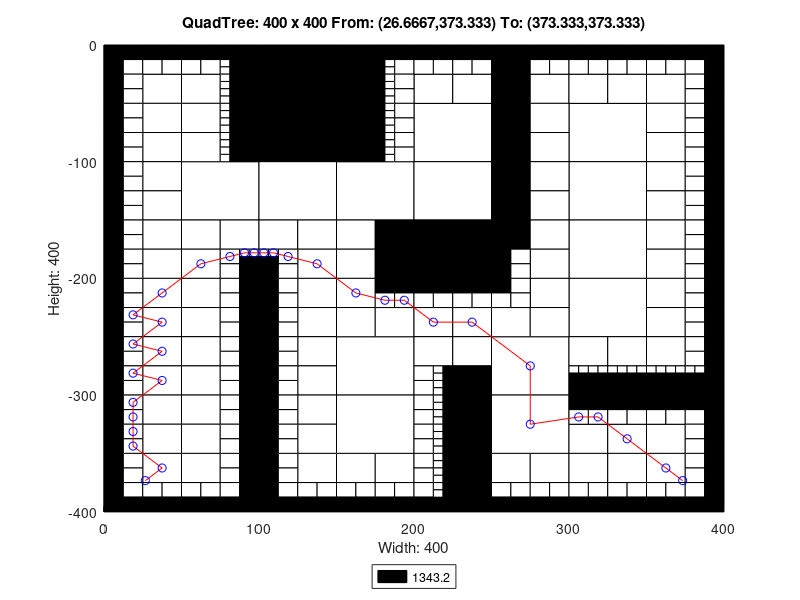

MATLAB code for this plot:
axis([0 400 -400 0]);
title('QuadTree: 400 x 400 From: (26.6667,373.333) To: (373.333,373.333)');
xlabel('Width: 400');
ylabel('Height: 400');
rectangle('Position',[100 -50 50 50], 'FaceColor',[0 0 0]);
rectangle('Position',[100 -100 50 50], 'FaceColor',[0 0 0]);
rectangle('Position',[50 -150 50 50], 'FaceColor',[1 1 1]);
rectangle('Position',[100 -150 50 50], 'FaceColor',[1 1 1]);
rectangle('Position',[150 -150 50 50], 'FaceColor',[1 1 1]);
rectangle('Position',[200 -100 50 50], 'FaceColor',[1 1 1]);
rectangle('Position',[300 -100 50 50], 'FaceColor',[1 1 1]);
rectangle('Position',[200 -150 50 50], 'FaceColor',[1 1 1]);
rectangle('Position',[200 -200 50 50], 'FaceColor',[0 0 0]);
rectangle('Position',[300 -150 50 50], 'FaceColor',[1 1 1]);
rectangle('Position',[300 -200 50 50], 'FaceColor',[1 1 1]);
rectangle('Position',[150 -300 50 50], 'FaceColor',[1 1 1]);
rectangle('Position',[150 -350 50 50], 'FaceColor',[1 1 1]);
rectangle('Position',[250 -300 50 50], 'FaceColor',[1 1 1]);
rectangle('Position',[300 -250 50 50], 'FaceColor',[1 1 1]);
rectangle('Position',[250 -350 50 50], 'FaceColor',[1 1 1]);
rectangle('Position',[25 -50 25 25], 'FaceColor',[1 1 1]);
rectangle('Position',[50 -50 25 25], 'FaceColor',[1 1 1]);
rectangle('Position',[25 -75 25 25], 'FaceColor',[1 1 1]);
rectangle('Position',[25 -100 25 25], 'FaceColor',[1 1 1]);
rectangle('Position',[50 -75 25 25], 'FaceColor',[1 1 1]);
rectangle('Position',[50 -100 25 25], 'FaceColor',[1 1 1]);
rectangle('Position',[150 -25 25 25], 'FaceColor',[0 0 0]);
rectangle('Position',[150 -50 25 25], 'FaceColor',[0 0 0]);
rectangle('Position',[150 -75 25 25], 'FaceColor',[0 0 0]);
rectangle('Position',[150 -100 25 25], 'FaceColor',[0 0 0]);
rectangle('Position',[25 -125 25 25], 'FaceColor',[1 1 1]);
rectangle('Position',[25 -150 25 25], 'FaceColor',[1 1 1]);
rectangle('Position',[25 -175 25 25], 'FaceColor',[1 1 1]);
rectangle('Position',[25 -200 25 25], 'FaceColor',[1 1 1]);
rectangle('Position',[50 -175 25 25], 'FaceColor',[1 1 1]);
rectangle('Position',[75 -175 25 25], 'FaceColor',[1 1 1]);
rectangle('Position',[50 -200 25 25], 'FaceColor',[1 1 1]);
rectangle('Position',[100 -175 25 25], 'FaceColor',[1 1 1]);
rectangle('Position',[125 -175 25 25], 'FaceColor',[1 1 1]);
rectangle('Position',[125 -200 25 25], 'FaceColor',[1 1 1]);
rectangle('Position',[150 -175 25 25], 'FaceColor',[1 1 1]);
rectangle('Position',[175 -175 25 25], 'FaceColor',[0 0 0]);
rectangle('Position',[150 -200 25 25], 'FaceColor',[1 1 1]);
rectangle('Position',[175 -200 25 25], 'FaceColor',[0 0 0]);
rectangle('Position',[200 -50 25 25], 'FaceColor',[1 1 1]);
rectangle('Position',[225 -50 25 25], 'FaceColor',[1 1 1]);
rectangle('Position',[250 -25 25 25], 'FaceColor',[0 0 0]);
rectangle('Position',[250 -50 25 25], 'FaceColor',[0 0 0]);
rectangle('Position',[275 -50 25 25], 'FaceColor',[1 1 1]);
rectangle('Position',[250 -75 25 25], 'FaceColor',[0 0 0]);
rectangle('Position',[275 -75 25 25], 'FaceColor',[1 1 1]);
rectangle('Position',[250 -100 25 25], 'FaceColor',[0 0 0]);
rectangle('Position',[275 -100 25 25], 'FaceColor',[1 1 1]);
rectangle('Position',[300 -50 25 25], 'FaceColor',[1 1 1]);
rectangle('Position',[325 -50 25 25], 'FaceColor',[1 1 1]);
rectangle('Position',[350 -50 25 25], 'FaceColor',[1 1 1]);
rectangle('Position',[350 -75 25 25], 'FaceColor',[1 1 1]);
rectangle('Position',[350 -100 25 25], 'FaceColor',[1 1 1]);
rectangle('Position',[250 -125 25 25], 'FaceColor',[0 0 0]);
rectangle('Position',[275 -125 25 25], 'FaceColor',[1 1 1]);
rectangle('Position',[250 -150 25 25], 'FaceColor',[0 0 0]);
rectangle('Position',[275 -150 25 25], 'FaceColor',[1 1 1]);
rectangle('Position',[250 -175 25 25], 'FaceColor',[0 0 0]);
rectangle('Position',[275 -175 25 25], 'FaceColor',[1 1 1]);
rectangle('Position',[275 -200 25 25], 'FaceColor',[1 1 1]);
rectangle('Position',[350 -125 25 25], 'FaceColor',[1 1 1]);
rectangle('Position',[350 -150 25 25], 'FaceColor',[1 1 1]);
rectangle('Position',[350 -175 25 25], 'FaceColor',[1 1 1]);
rectangle('Position',[350 -200 25 25], 'FaceColor',[1 1 1]);
rectangle('Position',[25 -225 25 25], 'FaceColor',[1 1 1]);
rectangle('Position',[25 -250 25 25], 'FaceColor',[1 1 1]);
rectangle('Position',[50 -225 25 25], 'FaceColor',[1 1 1]);
rectangle('Position',[50 -250 25 25], 'FaceColor',[1 1 1]);
rectangle('Position',[25 -275 25 25], 'FaceColor',[1 1 1]);
rectangle('Position',[25 -300 25 25], 'FaceColor',[1 1 1]);
rectangle('Position',[50 -275 25 25], 'FaceColor',[1 1 1]);
rectangle('Position',[50 -300 25 25], 'FaceColor',[1 1 1]);
rectangle('Position',[125 -225 25 25], 'FaceColor',[1 1 1]);
rectangle('Position',[125 -250 25 25], 'FaceColor',[1 1 1]);
rectangle('Position',[150 -225 25 25], 'FaceColor',[1 1 1]);
rectangle('Position',[150 -250 25 25], 'FaceColor',[1 1 1]);
rectangle('Position',[175 -250 25 25], 'FaceColor',[1 1 1]);
rectangle('Position',[125 -275 25 25], 'FaceColor',[1 1 1]);
rectangle('Position',[125 -300 25 25], 'FaceColor',[1 1 1]);
rectangle('Position',[25 -325 25 25], 'FaceColor',[1 1 1]);
rectangle('Position',[25 -350 25 25], 'FaceColor',[1 1 1]);
rectangle('Position',[50 -325 25 25], 'FaceColor',[1 1 1]);
rectangle('Position',[50 -350 25 25], 'FaceColor',[1 1 1]);
rectangle('Position',[25 -375 25 25], 'FaceColor',[1 1 1]);
rectangle('Position',[50 -375 25 25], 'FaceColor',[1 1 1]);
rectangle('Position',[125 -325 25 25], 'FaceColor',[1 1 1]);
rectangle('Position',[125 -350 25 25], 'FaceColor',[1 1 1]);
rectangle('Position',[125 -375 25 25], 'FaceColor',[1 1 1]);
rectangle('Position',[150 -375 25 25], 'FaceColor',[1 1 1]);
rectangle('Position',[175 -375 25 25], 'FaceColor',[1 1 1]);
rectangle('Position',[200 -250 25 25], 'FaceColor',[1 1 1]);
rectangle('Position',[225 -250 25 25], 'FaceColor',[1 1 1]);
rectangle('Position',[275 -225 25 25], 'FaceColor',[1 1 1]);
rectangle('Position',[250 -250 25 25], 'FaceColor',[1 1 1]);
rectangle('Position',[275 -250 25 25], 'FaceColor',[1 1 1]);
rectangle('Position',[200 -275 25 25], 'FaceColor',[1 1 1]);
rectangle('Position',[225 -275 25 25], 'FaceColor',[1 1 1]);
rectangle('Position',[225 -300 25 25], 'FaceColor',[0 0 0]);
rectangle('Position',[350 -225 25 25], 'FaceColor',[1 1 1]);
rectangle('Position',[350 -250 25 25], 'FaceColor',[1 1 1]);
rectangle('Position',[300 -275 25 25], 'FaceColor',[1 1 1]);
rectangle('Position',[325 -275 25 25], 'FaceColor',[1 1 1]);
rectangle('Position',[350 -275 25 25], 'FaceColor',[1 1 1]);
rectangle('Position',[225 -325 25 25], 'FaceColor',[0 0 0]);
rectangle('Position',[225 -350 25 25], 'FaceColor',[0 0 0]);
rectangle('Position',[225 -375 25 25], 'FaceColor',[0 0 0]);
rectangle('Position',[225 -400 25 25], 'FaceColor',[0 0 0]);
rectangle('Position',[250 -375 25 25], 'FaceColor',[1 1 1]);
rectangle('Position',[275 -375 25 25], 'FaceColor',[1 1 1]);
rectangle('Position',[300 -350 25 25], 'FaceColor',[1 1 1]);
rectangle('Position',[325 -350 25 25], 'FaceColor',[1 1 1]);
rectangle('Position',[350 -350 25 25], 'FaceColor',[1 1 1]);
rectangle('Position',[300 -375 25 25], 'FaceColor',[1 1 1]);
rectangle('Position',[325 -375 25 25], 'FaceColor',[1 1 1]);
rectangle('Position',[350 -375 25 25], 'FaceColor',[1 1 1]);
rectangle('Position',[0 -12.5 12.5 12.5], 'FaceColor',[0 0 0]);
rectangle('Position',[12.5 -12.5 12.5 12.5], 'FaceColor',[0 0 0]);
rectangle('Position',[0 -25 12.5 12.5], 'FaceColor',[0 0 0]);
rectangle('Position',[12.5 -25 12.5 12.5], 'FaceColor',[1 1 1]);
rectangle('Position',[25 -12.5 12.5 12.5], 'FaceColor',[0 0 0]);
rectangle('Position',[37.5 -12.5 12.5 12.5], 'FaceColor',[0 0 0]);
rectangle('Position',[25 -25 12.5 12.5], 'FaceColor',[1 1 1]);
rectangle('Position',[37.5 -25 12.5 12.5], 'FaceColor',[1 1 1]);
rectangle('Position',[0 -37.5 12.5 12.5], 'FaceColor',[0 0 0]);
rectangle('Position',[12.5 -37.5 12.5 12.5], 'FaceColor',[1 1 1]);
rectangle('Position',[0 -50 12.5 12.5], 'FaceColor',[0 0 0]);
rectangle('Position',[12.5 -50 12.5 12.5], 'FaceColor',[1 1 1]);
rectangle('Position',[50 -12.5 12.5 12.5], 'FaceColor',[0 0 0]);
rectangle('Position',[62.5 -12.5 12.5 12.5], 'FaceColor',[0 0 0]);
rectangle('Position',[50 -25 12.5 12.5], 'FaceColor',[1 1 1]);
rectangle('Position',[62.5 -25 12.5 12.5], 'FaceColor',[1 1 1]);
rectangle('Position',[75 -12.5 12.5 12.5], 'FaceColor',[0 0 0]);
rectangle('Position',[87.5 -12.5 12.5 12.5], 'FaceColor',[0 0 0]);
rectangle('Position',[87.5 -25 12.5 12.5], 'FaceColor',[0 0 0]);
rectangle('Position',[87.5 -37.5 12.5 12.5], 'FaceColor',[0 0 0]);
rectangle('Position',[87.5 -50 12.5 12.5], 'FaceColor',[0 0 0]);
rectangle('Position',[0 -62.5 12.5 12.5], 'FaceColor',[0 0 0]);
rectangle('Position',[12.5 -62.5 12.5 12.5], 'FaceColor',[1 1 1]);
rectangle('Position',[0 -75 12.5 12.5], 'FaceColor',[0 0 0]);
rectangle('Position',[12.5 -75 12.5 12.5], 'FaceColor',[1 1 1]);
rectangle('Position',[0 -87.5 12.5 12.5], 'FaceColor',[0 0 0]);
rectangle('Position',[12.5 -87.5 12.5 12.5], 'FaceColor',[1 1 1]);
rectangle('Position',[0 -100 12.5 12.5], 'FaceColor',[0 0 0]);
rectangle('Position',[12.5 -100 12.5 12.5], 'FaceColor',[1 1 1]);
rectangle('Position',[87.5 -62.5 12.5 12.5], 'FaceColor',[0 0 0]);
rectangle('Position',[87.5 -75 12.5 12.5], 'FaceColor',[0 0 0]);
rectangle('Position',[87.5 -87.5 12.5 12.5], 'FaceColor',[0 0 0]);
rectangle('Position',[87.5 -100 12.5 12.5], 'FaceColor',[0 0 0]);
rectangle('Position',[175 -12.5 12.5 12.5], 'FaceColor',[0 0 0]);
rectangle('Position',[187.5 -12.5 12.5 12.5], 'FaceColor',[0 0 0]);
rectangle('Position',[187.5 -25 12.5 12.5], 'FaceColor',[1 1 1]);
rectangle('Position',[187.5 -37.5 12.5 12.5], 'FaceColor',[1 1 1]);
rectangle('Position',[187.5 -50 12.5 12.5], 'FaceColor',[1 1 1]);
rectangle('Position',[187.5 -62.5 12.5 12.5], 'FaceColor',[1 1 1]);
rectangle('Position',[187.5 -75 12.5 12.5], 'FaceColor',[1 1 1]);
rectangle('Position',[187.5 -87.5 12.5 12.5], 'FaceColor',[1 1 1]);
rectangle('Position',[187.5 -100 12.5 12.5], 'FaceColor',[1 1 1]);
rectangle('Position',[0 -112.5 12.5 12.5], 'FaceColor',[0 0 0]);
rectangle('Position',[12.5 -112.5 12.5 12.5], 'FaceColor',[1 1 1]);
rectangle('Position',[0 -125 12.5 12.5], 'FaceColor',[0 0 0]);
rectangle('Position',[12.5 -125 12.5 12.5], 'FaceColor',[1 1 1]);
rectangle('Position',[0 -137.5 12.5 12.5], 'FaceColor',[0 0 0]);
rectangle('Position',[12.5 -137.5 12.5 12.5], 'FaceColor',[1 1 1]);
rectangle('Position',[0 -150 12.5 12.5], 'FaceColor',[0 0 0]);
rectangle('Position',[12.5 -150 12.5 12.5], 'FaceColor',[1 1 1]);
rectangle('Position',[0 -162.5 12.5 12.5], 'FaceColor',[0 0 0]);
rectangle('Position',[12.5 -162.5 12.5 12.5], 'FaceColor',[1 1 1]);
rectangle('Position',[0 -175 12.5 12.5], 'FaceColor',[0 0 0]);
rectangle('Position',[12.5 -175 12.5 12.5], 'FaceColor',[1 1 1]);
rectangle('Position',[0 -187.5 12.5 12.5], 'FaceColor',[0 0 0]);
rectangle('Position',[12.5 -187.5 12.5 12.5], 'FaceColor',[1 1 1]);
rectangle('Position',[0 -200 12.5 12.5], 'FaceColor',[0 0 0]);
rectangle('Position',[12.5 -200 12.5 12.5], 'FaceColor',[1 1 1]);
rectangle('Position',[75 -187.5 12.5 12.5], 'FaceColor',[1 1 1]);
rectangle('Position',[75 -200 12.5 12.5], 'FaceColor',[1 1 1]);
rectangle('Position',[87.5 -200 12.5 12.5], 'FaceColor',[0 0 0]);
rectangle('Position',[112.5 -187.5 12.5 12.5], 'FaceColor',[1 1 1]);
rectangle('Position',[100 -200 12.5 12.5], 'FaceColor',[0 0 0]);
rectangle('Position',[112.5 -200 12.5 12.5], 'FaceColor',[1 1 1]);
rectangle('Position',[200 -12.5 12.5 12.5], 'FaceColor',[0 0 0]);
rectangle('Position',[212.5 -12.5 12.5 12.5], 'FaceColor',[0 0 0]);
rectangle('Position',[200 -25 12.5 12.5], 'FaceColor',[1 1 1]);
rectangle('Position',[212.5 -25 12.5 12.5], 'FaceColor',[1 1 1]);
rectangle('Position',[225 -12.5 12.5 12.5], 'FaceColor',[0 0 0]);
rectangle('Position',[237.5 -12.5 12.5 12.5], 'FaceColor',[0 0 0]);
rectangle('Position',[225 -25 12.5 12.5], 'FaceColor',[1 1 1]);
rectangle('Position',[237.5 -25 12.5 12.5], 'FaceColor',[1 1 1]);
rectangle('Position',[275 -12.5 12.5 12.5], 'FaceColor',[0 0 0]);
rectangle('Position',[287.5 -12.5 12.5 12.5], 'FaceColor',[0 0 0]);
rectangle('Position',[275 -25 12.5 12.5], 'FaceColor',[1 1 1]);
rectangle('Position',[287.5 -25 12.5 12.5], 'FaceColor',[1 1 1]);
rectangle('Position',[300 -12.5 12.5 12.5], 'FaceColor',[0 0 0]);
rectangle('Position',[312.5 -12.5 12.5 12.5], 'FaceColor',[0 0 0]);
rectangle('Position',[300 -25 12.5 12.5], 'FaceColor',[1 1 1]);
rectangle('Position',[312.5 -25 12.5 12.5], 'FaceColor',[1 1 1]);
rectangle('Position',[325 -12.5 12.5 12.5], 'FaceColor',[0 0 0]);
rectangle('Position',[337.5 -12.5 12.5 12.5], 'FaceColor',[0 0 0]);
rectangle('Position',[325 -25 12.5 12.5], 'FaceColor',[1 1 1]);
rectangle('Position',[337.5 -25 12.5 12.5], 'FaceColor',[1 1 1]);
rectangle('Position',[350 -12.5 12.5 12.5], 'FaceColor',[0 0 0]);
rectangle('Position',[362.5 -12.5 12.5 12.5], 'FaceColor',[0 0 0]);
rectangle('Position',[350 -25 12.5 12.5], 'FaceColor',[1 1 1]);
rectangle('Position',[362.5 -25 12.5 12.5], 'FaceColor',[1 1 1]);
rectangle('Position',[375 -12.5 12.5 12.5], 'FaceColor',[0 0 0]);
rectangle('Position',[387.5 -12.5 12.5 12.5], 'FaceColor',[0 0 0]);
rectangle('Position',[375 -25 12.5 12.5], 'FaceColor',[1 1 1]);
rectangle('Position',[387.5 -25 12.5 12.5], 'FaceColor',[0 0 0]);
rectangle('Position',[375 -37.5 12.5 12.5], 'FaceColor',[1 1 1]);
rectangle('Position',[387.5 -37.5 12.5 12.5], 'FaceColor',[0 0 0]);
rectangle('Position',[375 -50 12.5 12.5], 'FaceColor',[1 1 1]);
rectangle('Position',[387.5 -50 12.5 12.5], 'FaceColor',[0 0 0]);
rectangle('Position',[375 -62.5 12.5 12.5], 'FaceColor',[1 1 1]);
rectangle('Position',[387.5 -62.5 12.5 12.5], 'FaceColor',[0 0 0]);
rectangle('Position',[375 -75 12.5 12.5], 'FaceColor',[1 1 1]);
rectangle('Position',[387.5 -75 12.5 12.5], 'FaceColor',[0 0 0]);
rectangle('Position',[375 -87.5 12.5 12.5], 'FaceColor',[1 1 1]);
rectangle('Position',[387.5 -87.5 12.5 12.5], 'FaceColor',[0 0 0]);
rectangle('Position',[375 -100 12.5 12.5], 'FaceColor',[1 1 1]);
rectangle('Position',[387.5 -100 12.5 12.5], 'FaceColor',[0 0 0]);
rectangle('Position',[250 -187.5 12.5 12.5], 'FaceColor',[0 0 0]);
rectangle('Position',[262.5 -187.5 12.5 12.5], 'FaceColor',[1 1 1]);
rectangle('Position',[250 -200 12.5 12.5], 'FaceColor',[0 0 0]);
rectangle('Position',[262.5 -200 12.5 12.5], 'FaceColor',[1 1 1]);
rectangle('Position',[375 -112.5 12.5 12.5], 'FaceColor',[1 1 1]);
rectangle('Position',[387.5 -112.5 12.5 12.5], 'FaceColor',[0 0 0]);
rectangle('Position',[375 -125 12.5 12.5], 'FaceColor',[1 1 1]);
rectangle('Position',[387.5 -125 12.5 12.5], 'FaceColor',[0 0 0]);
rectangle('Position',[375 -137.5 12.5 12.5], 'FaceColor',[1 1 1]);
rectangle('Position',[387.5 -137.5 12.5 12.5], 'FaceColor',[0 0 0]);
rectangle('Position',[375 -150 12.5 12.5], 'FaceColor',[1 1 1]);
rectangle('Position',[387.5 -150 12.5 12.5], 'FaceColor',[0 0 0]);
rectangle('Position',[375 -162.5 12.5 12.5], 'FaceColor',[1 1 1]);
rectangle('Position',[387.5 -162.5 12.5 12.5], 'FaceColor',[0 0 0]);
rectangle('Position',[375 -175 12.5 12.5], 'FaceColor',[1 1 1]);
rectangle('Position',[387.5 -175 12.5 12.5], 'FaceColor',[0 0 0]);
rectangle('Position',[375 -187.5 12.5 12.5], 'FaceColor',[1 1 1]);
rectangle('Position',[387.5 -187.5 12.5 12.5], 'FaceColor',[0 0 0]);
rectangle('Position',[375 -200 12.5 12.5], 'FaceColor',[1 1 1]);
rectangle('Position',[387.5 -200 12.5 12.5], 'FaceColor',[0 0 0]);
rectangle('Position',[0 -212.5 12.5 12.5], 'FaceColor',[0 0 0]);
rectangle('Position',[12.5 -212.5 12.5 12.5], 'FaceColor',[1 1 1]);
rectangle('Position',[0 -225 12.5 12.5], 'FaceColor',[0 0 0]);
rectangle('Position',[12.5 -225 12.5 12.5], 'FaceColor',[1 1 1]);
rectangle('Position',[0 -237.5 12.5 12.5], 'FaceColor',[0 0 0]);
rectangle('Position',[12.5 -237.5 12.5 12.5], 'FaceColor',[1 1 1]);
rectangle('Position',[0 -250 12.5 12.5], 'FaceColor',[0 0 0]);
rectangle('Position',[12.5 -250 12.5 12.5], 'FaceColor',[1 1 1]);
rectangle('Position',[75 -212.5 12.5 12.5], 'FaceColor',[1 1 1]);
rectangle('Position',[87.5 -212.5 12.5 12.5], 'FaceColor',[0 0 0]);
rectangle('Position',[75 -225 12.5 12.5], 'FaceColor',[1 1 1]);
rectangle('Position',[87.5 -225 12.5 12.5], 'FaceColor',[0 0 0]);
rectangle('Position',[75 -237.5 12.5 12.5], 'FaceColor',[1 1 1]);
rectangle('Position',[87.5 -237.5 12.5 12.5], 'FaceColor',[0 0 0]);
rectangle('Position',[75 -250 12.5 12.5], 'FaceColor',[1 1 1]);
rectangle('Position',[87.5 -250 12.5 12.5], 'FaceColor',[0 0 0]);
rectangle('Position',[0 -262.5 12.5 12.5], 'FaceColor',[0 0 0]);
rectangle('Position',[12.5 -262.5 12.5 12.5], 'FaceColor',[1 1 1]);
rectangle('Position',[0 -275 12.5 12.5], 'FaceColor',[0 0 0]);
rectangle('Position',[12.5 -275 12.5 12.5], 'FaceColor',[1 1 1]);
rectangle('Position',[0 -287.5 12.5 12.5], 'FaceColor',[0 0 0]);
rectangle('Position',[12.5 -287.5 12.5 12.5], 'FaceColor',[1 1 1]);
rectangle('Position',[0 -300 12.5 12.5], 'FaceColor',[0 0 0]);
rectangle('Position',[12.5 -300 12.5 12.5], 'FaceColor',[1 1 1]);
rectangle('Position',[75 -262.5 12.5 12.5], 'FaceColor',[1 1 1]);
rectangle('Position',[87.5 -262.5 12.5 12.5], 'FaceColor',[0 0 0]);
rectangle('Position',[75 -275 12.5 12.5], 'FaceColor',[1 1 1]);
rectangle('Position',[87.5 -275 12.5 12.5], 'FaceColor',[0 0 0]);
rectangle('Position',[75 -287.5 12.5 12.5], 'FaceColor',[1 1 1]);
rectangle('Position',[87.5 -287.5 12.5 12.5], 'FaceColor',[0 0 0]);
rectangle('Position',[75 -300 12.5 12.5], 'FaceColor',[1 1 1]);
rectangle('Position',[87.5 -300 12.5 12.5], 'FaceColor',[0 0 0]);
rectangle('Position',[100 -212.5 12.5 12.5], 'FaceColor',[0 0 0]);
rectangle('Position',[112.5 -212.5 12.5 12.5], 'FaceColor',[1 1 1]);
rectangle('Position',[100 -225 12.5 12.5], 'FaceColor',[0 0 0]);
rectangle('Position',[112.5 -225 12.5 12.5], 'FaceColor',[1 1 1]);
rectangle('Position',[100 -237.5 12.5 12.5], 'FaceColor',[0 0 0]);
rectangle('Position',[112.5 -237.5 12.5 12.5], 'FaceColor',[1 1 1]);
rectangle('Position',[100 -250 12.5 12.5], 'FaceColor',[0 0 0]);
rectangle('Position',[112.5 -250 12.5 12.5], 'FaceColor',[1 1 1]);
rectangle('Position',[175 -212.5 12.5 12.5], 'FaceColor',[0 0 0]);
rectangle('Position',[187.5 -212.5 12.5 12.5], 'FaceColor',[0 0 0]);
rectangle('Position',[175 -225 12.5 12.5], 'FaceColor',[1 1 1]);
rectangle('Position',[187.5 -225 12.5 12.5], 'FaceColor',[1 1 1]);
rectangle('Position',[100 -262.5 12.5 12.5], 'FaceColor',[0 0 0]);
rectangle('Position',[112.5 -262.5 12.5 12.5], 'FaceColor',[1 1 1]);
rectangle('Position',[100 -275 12.5 12.5], 'FaceColor',[0 0 0]);
rectangle('Position',[112.5 -275 12.5 12.5], 'FaceColor',[1 1 1]);
rectangle('Position',[100 -287.5 12.5 12.5], 'FaceColor',[0 0 0]);
rectangle('Position',[112.5 -287.5 12.5 12.5], 'FaceColor',[1 1 1]);
rectangle('Position',[100 -300 12.5 12.5], 'FaceColor',[0 0 0]);
rectangle('Position',[112.5 -300 12.5 12.5], 'FaceColor',[1 1 1]);
rectangle('Position',[0 -312.5 12.5 12.5], 'FaceColor',[0 0 0]);
rectangle('Position',[12.5 -312.5 12.5 12.5], 'FaceColor',[1 1 1]);
rectangle('Position',[0 -325 12.5 12.5], 'FaceColor',[0 0 0]);
rectangle('Position',[12.5 -325 12.5 12.5], 'FaceColor',[1 1 1]);
rectangle('Position',[0 -337.5 12.5 12.5], 'FaceColor',[0 0 0]);
rectangle('Position',[12.5 -337.5 12.5 12.5], 'FaceColor',[1 1 1]);
rectangle('Position',[0 -350 12.5 12.5], 'FaceColor',[0 0 0]);
rectangle('Position',[12.5 -350 12.5 12.5], 'FaceColor',[1 1 1]);
rectangle('Position',[75 -312.5 12.5 12.5], 'FaceColor',[1 1 1]);
rectangle('Position',[87.5 -312.5 12.5 12.5], 'FaceColor',[0 0 0]);
rectangle('Position',[75 -325 12.5 12.5], 'FaceColor',[1 1 1]);
rectangle('Position',[87.5 -325 12.5 12.5], 'FaceColor',[0 0 0]);
rectangle('Position',[75 -337.5 12.5 12.5], 'FaceColor',[1 1 1]);
rectangle('Position',[87.5 -337.5 12.5 12.5], 'FaceColor',[0 0 0]);
rectangle('Position',[75 -350 12.5 12.5], 'FaceColor',[1 1 1]);
rectangle('Position',[87.5 -350 12.5 12.5], 'FaceColor',[0 0 0]);
rectangle('Position',[0 -362.5 12.5 12.5], 'FaceColor',[0 0 0]);
rectangle('Position',[12.5 -362.5 12.5 12.5], 'FaceColor',[1 1 1]);
rectangle('Position',[0 -375 12.5 12.5], 'FaceColor',[0 0 0]);
rectangle('Position',[12.5 -375 12.5 12.5], 'FaceColor',[1 1 1]);
rectangle('Position',[0 -387.5 12.5 12.5], 'FaceColor',[0 0 0]);
rectangle('Position',[12.5 -387.5 12.5 12.5], 'FaceColor',[1 1 1]);
rectangle('Position',[0 -400 12.5 12.5], 'FaceColor',[0 0 0]);
rectangle('Position',[12.5 -400 12.5 12.5], 'FaceColor',[0 0 0]);
rectangle('Position',[25 -387.5 12.5 12.5], 'FaceColor',[1 1 1]);
rectangle('Position',[37.5 -387.5 12.5 12.5], 'FaceColor',[1 1 1]);
rectangle('Position',[25 -400 12.5 12.5], 'FaceColor',[0 0 0]);
rectangle('Position',[37.5 -400 12.5 12.5], 'FaceColor',[0 0 0]);
rectangle('Position',[75 -362.5 12.5 12.5], 'FaceColor',[1 1 1]);
rectangle('Position',[87.5 -362.5 12.5 12.5], 'FaceColor',[0 0 0]);
rectangle('Position',[75 -375 12.5 12.5], 'FaceColor',[1 1 1]);
rectangle('Position',[87.5 -375 12.5 12.5], 'FaceColor',[0 0 0]);
rectangle('Position',[50 -387.5 12.5 12.5], 'FaceColor',[1 1 1]);
rectangle('Position',[62.5 -387.5 12.5 12.5], 'FaceColor',[1 1 1]);
rectangle('Position',[50 -400 12.5 12.5], 'FaceColor',[0 0 0]);
rectangle('Position',[62.5 -400 12.5 12.5], 'FaceColor',[0 0 0]);
rectangle('Position',[75 -387.5 12.5 12.5], 'FaceColor',[1 1 1]);
rectangle('Position',[87.5 -387.5 12.5 12.5], 'FaceColor',[0 0 0]);
rectangle('Position',[75 -400 12.5 12.5], 'FaceColor',[0 0 0]);
rectangle('Position',[87.5 -400 12.5 12.5], 'FaceColor',[0 0 0]);
rectangle('Position',[100 -312.5 12.5 12.5], 'FaceColor',[0 0 0]);
rectangle('Position',[112.5 -312.5 12.5 12.5], 'FaceColor',[1 1 1]);
rectangle('Position',[100 -325 12.5 12.5], 'FaceColor',[0 0 0]);
rectangle('Position',[112.5 -325 12.5 12.5], 'FaceColor',[1 1 1]);
rectangle('Position',[100 -337.5 12.5 12.5], 'FaceColor',[0 0 0]);
rectangle('Position',[112.5 -337.5 12.5 12.5], 'FaceColor',[1 1 1]);
rectangle('Position',[100 -350 12.5 12.5], 'FaceColor',[0 0 0]);
rectangle('Position',[112.5 -350 12.5 12.5], 'FaceColor',[1 1 1]);
rectangle('Position',[100 -362.5 12.5 12.5], 'FaceColor',[0 0 0]);
rectangle('Position',[112.5 -362.5 12.5 12.5], 'FaceColor',[1 1 1]);
rectangle('Position',[100 -375 12.5 12.5], 'FaceColor',[0 0 0]);
rectangle('Position',[112.5 -375 12.5 12.5], 'FaceColor',[1 1 1]);
rectangle('Position',[100 -387.5 12.5 12.5], 'FaceColor',[0 0 0]);
rectangle('Position',[112.5 -387.5 12.5 12.5], 'FaceColor',[1 1 1]);
rectangle('Position',[100 -400 12.5 12.5], 'FaceColor',[0 0 0]);
rectangle('Position',[112.5 -400 12.5 12.5], 'FaceColor',[0 0 0]);
rectangle('Position',[125 -387.5 12.5 12.5], 'FaceColor',[1 1 1]);
rectangle('Position',[137.5 -387.5 12.5 12.5], 'FaceColor',[1 1 1]);
rectangle('Position',[125 -400 12.5 12.5], 'FaceColor',[0 0 0]);
rectangle('Position',[137.5 -400 12.5 12.5], 'FaceColor',[0 0 0]);
rectangle('Position',[150 -387.5 12.5 12.5], 'FaceColor',[1 1 1]);
rectangle('Position',[162.5 -387.5 12.5 12.5], 'FaceColor',[1 1 1]);
rectangle('Position',[150 -400 12.5 12.5], 'FaceColor',[0 0 0]);
rectangle('Position',[162.5 -400 12.5 12.5], 'FaceColor',[0 0 0]);
rectangle('Position',[175 -387.5 12.5 12.5], 'FaceColor',[1 1 1]);
rectangle('Position',[187.5 -387.5 12.5 12.5], 'FaceColor',[1 1 1]);
rectangle('Position',[175 -400 12.5 12.5], 'FaceColor',[0 0 0]);
rectangle('Position',[187.5 -400 12.5 12.5], 'FaceColor',[0 0 0]);
rectangle('Position',[200 -212.5 12.5 12.5], 'FaceColor',[0 0 0]);
rectangle('Position',[212.5 -212.5 12.5 12.5], 'FaceColor',[0 0 0]);
rectangle('Position',[200 -225 12.5 12.5], 'FaceColor',[1 1 1]);
rectangle('Position',[212.5 -225 12.5 12.5], 'FaceColor',[1 1 1]);
rectangle('Position',[225 -212.5 12.5 12.5], 'FaceColor',[0 0 0]);
rectangle('Position',[237.5 -212.5 12.5 12.5], 'FaceColor',[0 0 0]);
rectangle('Position',[225 -225 12.5 12.5], 'FaceColor',[1 1 1]);
rectangle('Position',[237.5 -225 12.5 12.5], 'FaceColor',[1 1 1]);
rectangle('Position',[250 -212.5 12.5 12.5], 'FaceColor',[0 0 0]);
rectangle('Position',[262.5 -212.5 12.5 12.5], 'FaceColor',[1 1 1]);
rectangle('Position',[250 -225 12.5 12.5], 'FaceColor',[1 1 1]);
rectangle('Position',[262.5 -225 12.5 12.5], 'FaceColor',[1 1 1]);
rectangle('Position',[200 -287.5 12.5 12.5], 'FaceColor',[1 1 1]);
rectangle('Position',[200 -300 12.5 12.5], 'FaceColor',[1 1 1]);
rectangle('Position',[375 -212.5 12.5 12.5], 'FaceColor',[1 1 1]);
rectangle('Position',[387.5 -212.5 12.5 12.5], 'FaceColor',[0 0 0]);
rectangle('Position',[375 -225 12.5 12.5], 'FaceColor',[1 1 1]);
rectangle('Position',[387.5 -225 12.5 12.5], 'FaceColor',[0 0 0]);
rectangle('Position',[375 -237.5 12.5 12.5], 'FaceColor',[1 1 1]);
rectangle('Position',[387.5 -237.5 12.5 12.5], 'FaceColor',[0 0 0]);
rectangle('Position',[375 -250 12.5 12.5], 'FaceColor',[1 1 1]);
rectangle('Position',[387.5 -250 12.5 12.5], 'FaceColor',[0 0 0]);
rectangle('Position',[300 -300 12.5 12.5], 'FaceColor',[0 0 0]);
rectangle('Position',[312.5 -300 12.5 12.5], 'FaceColor',[0 0 0]);
rectangle('Position',[325 -300 12.5 12.5], 'FaceColor',[0 0 0]);
rectangle('Position',[337.5 -300 12.5 12.5], 'FaceColor',[0 0 0]);
rectangle('Position',[375 -262.5 12.5 12.5], 'FaceColor',[1 1 1]);
rectangle('Position',[387.5 -262.5 12.5 12.5], 'FaceColor',[0 0 0]);
rectangle('Position',[375 -275 12.5 12.5], 'FaceColor',[1 1 1]);
rectangle('Position',[387.5 -275 12.5 12.5], 'FaceColor',[0 0 0]);
rectangle('Position',[350 -300 12.5 12.5], 'FaceColor',[0 0 0]);
rectangle('Position',[362.5 -300 12.5 12.5], 'FaceColor',[0 0 0]);
rectangle('Position',[387.5 -287.5 12.5 12.5], 'FaceColor',[0 0 0]);
rectangle('Position',[375 -300 12.5 12.5], 'FaceColor',[0 0 0]);
rectangle('Position',[387.5 -300 12.5 12.5], 'FaceColor',[0 0 0]);
rectangle('Position',[200 -312.5 12.5 12.5], 'FaceColor',[1 1 1]);
rectangle('Position',[200 -325 12.5 12.5], 'FaceColor',[1 1 1]);
rectangle('Position',[200 -337.5 12.5 12.5], 'FaceColor',[1 1 1]);
rectangle('Position',[200 -350 12.5 12.5], 'FaceColor',[1 1 1]);
rectangle('Position',[200 -362.5 12.5 12.5], 'FaceColor',[1 1 1]);
rectangle('Position',[200 -375 12.5 12.5], 'FaceColor',[1 1 1]);
rectangle('Position',[200 -387.5 12.5 12.5], 'FaceColor',[1 1 1]);
rectangle('Position',[200 -400 12.5 12.5], 'FaceColor',[0 0 0]);
rectangle('Position',[212.5 -400 12.5 12.5], 'FaceColor',[0 0 0]);
rectangle('Position',[250 -387.5 12.5 12.5], 'FaceColor',[1 1 1]);
rectangle('Position',[262.5 -387.5 12.5 12.5], 'FaceColor',[1 1 1]);
rectangle('Position',[250 -400 12.5 12.5], 'FaceColor',[0 0 0]);
rectangle('Position',[262.5 -400 12.5 12.5], 'FaceColor',[0 0 0]);
rectangle('Position',[275 -387.5 12.5 12.5], 'FaceColor',[1 1 1]);
rectangle('Position',[287.5 -387.5 12.5 12.5], 'FaceColor',[1 1 1]);
rectangle('Position',[275 -400 12.5 12.5], 'FaceColor',[0 0 0]);
rectangle('Position',[287.5 -400 12.5 12.5], 'FaceColor',[0 0 0]);
rectangle('Position',[300 -312.5 12.5 12.5], 'FaceColor',[0 0 0]);
rectangle('Position',[312.5 -312.5 12.5 12.5], 'FaceColor',[0 0 0]);
rectangle('Position',[300 -325 12.5 12.5], 'FaceColor',[1 1 1]);
rectangle('Position',[312.5 -325 12.5 12.5], 'FaceColor',[1 1 1]);
rectangle('Position',[325 -312.5 12.5 12.5], 'FaceColor',[0 0 0]);
rectangle('Position',[337.5 -312.5 12.5 12.5], 'FaceColor',[0 0 0]);
rectangle('Position',[325 -325 12.5 12.5], 'FaceColor',[1 1 1]);
rectangle('Position',[337.5 -325 12.5 12.5], 'FaceColor',[1 1 1]);
rectangle('Position',[350 -312.5 12.5 12.5], 'FaceColor',[0 0 0]);
rectangle('Position',[362.5 -312.5 12.5 12.5], 'FaceColor',[0 0 0]);
rectangle('Position',[350 -325 12.5 12.5], 'FaceColor',[1 1 1]);
rectangle('Position',[362.5 -325 12.5 12.5], 'FaceColor',[1 1 1]);
rectangle('Position',[375 -312.5 12.5 12.5], 'FaceColor',[0 0 0]);
rectangle('Position',[387.5 -312.5 12.5 12.5], 'FaceColor',[0 0 0]);
rectangle('Position',[375 -325 12.5 12.5], 'FaceColor',[1 1 1]);
rectangle('Position',[387.5 -325 12.5 12.5], 'FaceColor',[0 0 0]);
rectangle('Position',[375 -337.5 12.5 12.5], 'FaceColor',[1 1 1]);
rectangle('Position',[387.5 -337.5 12.5 12.5], 'FaceColor',[0 0 0]);
rectangle('Position',[375 -350 12.5 12.5], 'FaceColor',[1 1 1]);
rectangle('Position',[387.5 -350 12.5 12.5], 'FaceColor',[0 0 0]);
rectangle('Position',[300 -387.5 12.5 12.5], 'FaceColor',[1 1 1]);
rectangle('Position',[312.5 -387.5 12.5 12.5], 'FaceColor',[1 1 1]);
rectangle('Position',[300 -400 12.5 12.5], 'FaceColor',[0 0 0]);
rectangle('Position',[312.5 -400 12.5 12.5], 'FaceColor',[0 0 0]);
rectangle('Position',[325 -387.5 12.5 12.5], 'FaceColor',[1 1 1]);
rectangle('Position',[337.5 -387.5 12.5 12.5], 'FaceColor',[1 1 1]);
rectangle('Position',[325 -400 12.5 12.5], 'FaceColor',[0 0 0]);
rectangle('Position',[337.5 -400 12.5 12.5], 'FaceColor',[0 0 0]);
rectangle('Position',[375 -362.5 12.5 12.5], 'FaceColor',[1 1 1]);
rectangle('Position',[387.5 -362.5 12.5 12.5], 'FaceColor',[0 0 0]);
rectangle('Position',[375 -375 12.5 12.5], 'FaceColor',[1 1 1]);
rectangle('Position',[387.5 -375 12.5 12.5], 'FaceColor',[0 0 0]);
rectangle('Position',[350 -387.5 12.5 12.5], 'FaceColor',[1 1 1]);
rectangle('Position',[362.5 -387.5 12.5 12.5], 'FaceColor',[1 1 1]);
rectangle('Position',[350 -400 12.5 12.5], 'FaceColor',[0 0 0]);
rectangle('Position',[362.5 -400 12.5 12.5], 'FaceColor',[0 0 0]);
rectangle('Position',[375 -387.5 12.5 12.5], 'FaceColor',[1 1 1]);
rectangle('Position',[387.5 -387.5 12.5 12.5], 'FaceColor',[0 0 0]);
rectangle('Position',[375 -400 12.5 12.5], 'FaceColor',[0 0 0]);
rectangle('Position',[387.5 -400 12.5 12.5], 'FaceColor',[0 0 0]);
rectangle('Position',[75 -18.75 6.25 6.25], 'FaceColor',[1 1 1]);
rectangle('Position',[81.25 -18.75 6.25 6.25], 'FaceColor',[0 0 0]);
rectangle('Position',[75 -25 6.25 6.25], 'FaceColor',[1 1 1]);
rectangle('Position',[81.25 -25 6.25 6.25], 'FaceColor',[0 0 0]);
rectangle('Position',[75 -31.25 6.25 6.25], 'FaceColor',[1 1 1]);
rectangle('Position',[81.25 -31.25 6.25 6.25], 'FaceColor',[0 0 0]);
rectangle('Position',[75 -37.5 6.25 6.25], 'FaceColor',[1 1 1]);
rectangle('Position',[81.25 -37.5 6.25 6.25], 'FaceColor',[0 0 0]);
rectangle('Position',[75 -43.75 6.25 6.25], 'FaceColor',[1 1 1]);
rectangle('Position',[81.25 -43.75 6.25 6.25], 'FaceColor',[0 0 0]);
rectangle('Position',[75 -50 6.25 6.25], 'FaceColor',[1 1 1]);
rectangle('Position',[81.25 -50 6.25 6.25], 'FaceColor',[0 0 0]);
rectangle('Position',[75 -56.25 6.25 6.25], 'FaceColor',[1 1 1]);
rectangle('Position',[81.25 -56.25 6.25 6.25], 'FaceColor',[0 0 0]);
rectangle('Position',[75 -62.5 6.25 6.25], 'FaceColor',[1 1 1]);
rectangle('Position',[81.25 -62.5 6.25 6.25], 'FaceColor',[0 0 0]);
rectangle('Position',[75 -68.75 6.25 6.25], 'FaceColor',[1 1 1]);
rectangle('Position',[81.25 -68.75 6.25 6.25], 'FaceColor',[0 0 0]);
rectangle('Position',[75 -75 6.25 6.25], 'FaceColor',[1 1 1]);
rectangle('Position',[81.25 -75 6.25 6.25], 'FaceColor',[0 0 0]);
rectangle('Position',[75 -81.25 6.25 6.25], 'FaceColor',[1 1 1]);
rectangle('Position',[81.25 -81.25 6.25 6.25], 'FaceColor',[0 0 0]);
rectangle('Position',[75 -87.5 6.25 6.25], 'FaceColor',[1 1 1]);
rectangle('Position',[81.25 -87.5 6.25 6.25], 'FaceColor',[0 0 0]);
rectangle('Position',[75 -93.75 6.25 6.25], 'FaceColor',[1 1 1]);
rectangle('Position',[81.25 -93.75 6.25 6.25], 'FaceColor',[0 0 0]);
rectangle('Position',[75 -100 6.25 6.25], 'FaceColor',[1 1 1]);
rectangle('Position',[81.25 -100 6.25 6.25], 'FaceColor',[0 0 0]);
rectangle('Position',[175 -18.75 6.25 6.25], 'FaceColor',[0 0 0]);
rectangle('Position',[181.25 -18.75 6.25 6.25], 'FaceColor',[1 1 1]);
rectangle('Position',[175 -25 6.25 6.25], 'FaceColor',[0 0 0]);
rectangle('Position',[181.25 -25 6.25 6.25], 'FaceColor',[1 1 1]);
rectangle('Position',[175 -31.25 6.25 6.25], 'FaceColor',[0 0 0]);
rectangle('Position',[181.25 -31.25 6.25 6.25], 'FaceColor',[1 1 1]);
rectangle('Position',[175 -37.5 6.25 6.25], 'FaceColor',[0 0 0]);
rectangle('Position',[181.25 -37.5 6.25 6.25], 'FaceColor',[1 1 1]);
rectangle('Position',[175 -43.75 6.25 6.25], 'FaceColor',[0 0 0]);
rectangle('Position',[181.25 -43.75 6.25 6.25], 'FaceColor',[1 1 1]);
rectangle('Position',[175 -50 6.25 6.25], 'FaceColor',[0 0 0]);
rectangle('Position',[181.25 -50 6.25 6.25], 'FaceColor',[1 1 1]);
rectangle('Position',[175 -56.25 6.25 6.25], 'FaceColor',[0 0 0]);
rectangle('Position',[181.25 -56.25 6.25 6.25], 'FaceColor',[1 1 1]);
rectangle('Position',[175 -62.5 6.25 6.25], 'FaceColor',[0 0 0]);
rectangle('Position',[181.25 -62.5 6.25 6.25], 'FaceColor',[1 1 1]);
rectangle('Position',[175 -68.75 6.25 6.25], 'FaceColor',[0 0 0]);
rectangle('Position',[181.25 -68.75 6.25 6.25], 'FaceColor',[1 1 1]);
rectangle('Position',[175 -75 6.25 6.25], 'FaceColor',[0 0 0]);
rectangle('Position',[181.25 -75 6.25 6.25], 'FaceColor',[1 1 1]);
rectangle('Position',[175 -81.25 6.25 6.25], 'FaceColor',[0 0 0]);
rectangle('Position',[181.25 -81.25 6.25 6.25], 'FaceColor',[1 1 1]);
rectangle('Position',[175 -87.5 6.25 6.25], 'FaceColor',[0 0 0]);
rectangle('Position',[181.25 -87.5 6.25 6.25], 'FaceColor',[1 1 1]);
rectangle('Position',[175 -93.75 6.25 6.25], 'FaceColor',[0 0 0]);
rectangle('Position',[181.25 -93.75 6.25 6.25], 'FaceColor',[1 1 1]);
rectangle('Position',[175 -100 6.25 6.25], 'FaceColor',[0 0 0]);
rectangle('Position',[181.25 -100 6.25 6.25], 'FaceColor',[1 1 1]);
rectangle('Position',[87.5 -181.25 6.25 6.25], 'FaceColor',[1 1 1]);
rectangle('Position',[93.75 -181.25 6.25 6.25], 'FaceColor',[1 1 1]);
rectangle('Position',[87.5 -187.5 6.25 6.25], 'FaceColor',[0 0 0]);
rectangle('Position',[93.75 -187.5 6.25 6.25], 'FaceColor',[0 0 0]);
rectangle('Position',[100 -181.25 6.25 6.25], 'FaceColor',[1 1 1]);
rectangle('Position',[106.25 -181.25 6.25 6.25], 'FaceColor',[1 1 1]);
rectangle('Position',[100 -187.5 6.25 6.25], 'FaceColor',[0 0 0]);
rectangle('Position',[106.25 -187.5 6.25 6.25], 'FaceColor',[0 0 0]);
rectangle('Position',[212.5 -281.25 6.25 6.25], 'FaceColor',[1 1 1]);
rectangle('Position',[218.75 -281.25 6.25 6.25], 'FaceColor',[0 0 0]);
rectangle('Position',[212.5 -287.5 6.25 6.25], 'FaceColor',[1 1 1]);
rectangle('Position',[218.75 -287.5 6.25 6.25], 'FaceColor',[0 0 0]);
rectangle('Position',[212.5 -293.75 6.25 6.25], 'FaceColor',[1 1 1]);
rectangle('Position',[218.75 -293.75 6.25 6.25], 'FaceColor',[0 0 0]);
rectangle('Position',[212.5 -300 6.25 6.25], 'FaceColor',[1 1 1]);
rectangle('Position',[218.75 -300 6.25 6.25], 'FaceColor',[0 0 0]);
rectangle('Position',[300 -281.25 6.25 6.25], 'FaceColor',[1 1 1]);
rectangle('Position',[306.25 -281.25 6.25 6.25], 'FaceColor',[1 1 1]);
rectangle('Position',[300 -287.5 6.25 6.25], 'FaceColor',[0 0 0]);
rectangle('Position',[306.25 -287.5 6.25 6.25], 'FaceColor',[0 0 0]);
rectangle('Position',[312.5 -281.25 6.25 6.25], 'FaceColor',[1 1 1]);
rectangle('Position',[318.75 -281.25 6.25 6.25], 'FaceColor',[1 1 1]);
rectangle('Position',[312.5 -287.5 6.25 6.25], 'FaceColor',[0 0 0]);
rectangle('Position',[318.75 -287.5 6.25 6.25], 'FaceColor',[0 0 0]);
rectangle('Position',[325 -281.25 6.25 6.25], 'FaceColor',[1 1 1]);
rectangle('Position',[331.25 -281.25 6.25 6.25], 'FaceColor',[1 1 1]);
rectangle('Position',[325 -287.5 6.25 6.25], 'FaceColor',[0 0 0]);
rectangle('Position',[331.25 -287.5 6.25 6.25], 'FaceColor',[0 0 0]);
rectangle('Position',[337.5 -281.25 6.25 6.25], 'FaceColor',[1 1 1]);
rectangle('Position',[343.75 -281.25 6.25 6.25], 'FaceColor',[1 1 1]);
rectangle('Position',[337.5 -287.5 6.25 6.25], 'FaceColor',[0 0 0]);
rectangle('Position',[343.75 -287.5 6.25 6.25], 'FaceColor',[0 0 0]);
rectangle('Position',[350 -281.25 6.25 6.25], 'FaceColor',[1 1 1]);
rectangle('Position',[356.25 -281.25 6.25 6.25], 'FaceColor',[1 1 1]);
rectangle('Position',[350 -287.5 6.25 6.25], 'FaceColor',[0 0 0]);
rectangle('Position',[356.25 -287.5 6.25 6.25], 'FaceColor',[0 0 0]);
rectangle('Position',[362.5 -281.25 6.25 6.25], 'FaceColor',[1 1 1]);
rectangle('Position',[368.75 -281.25 6.25 6.25], 'FaceColor',[1 1 1]);
rectangle('Position',[362.5 -287.5 6.25 6.25], 'FaceColor',[0 0 0]);
rectangle('Position',[368.75 -287.5 6.25 6.25], 'FaceColor',[0 0 0]);
rectangle('Position',[375 -281.25 6.25 6.25], 'FaceColor',[1 1 1]);
rectangle('Position',[381.25 -281.25 6.25 6.25], 'FaceColor',[1 1 1]);
rectangle('Position',[375 -287.5 6.25 6.25], 'FaceColor',[0 0 0]);
rectangle('Position',[381.25 -287.5 6.25 6.25], 'FaceColor',[0 0 0]);
rectangle('Position',[212.5 -306.25 6.25 6.25], 'FaceColor',[1 1 1]);
rectangle('Position',[218.75 -306.25 6.25 6.25], 'FaceColor',[0 0 0]);
rectangle('Position',[212.5 -312.5 6.25 6.25], 'FaceColor',[1 1 1]);
rectangle('Position',[218.75 -312.5 6.25 6.25], 'FaceColor',[0 0 0]);
rectangle('Position',[212.5 -318.75 6.25 6.25], 'FaceColor',[1 1 1]);
rectangle('Position',[218.75 -318.75 6.25 6.25], 'FaceColor',[0 0 0]);
rectangle('Position',[212.5 -325 6.25 6.25], 'FaceColor',[1 1 1]);
rectangle('Position',[218.75 -325 6.25 6.25], 'FaceColor',[0 0 0]);
rectangle('Position',[212.5 -331.25 6.25 6.25], 'FaceColor',[1 1 1]);
rectangle('Position',[218.75 -331.25 6.25 6.25], 'FaceColor',[0 0 0]);
rectangle('Position',[212.5 -337.5 6.25 6.25], 'FaceColor',[1 1 1]);
rectangle('Position',[218.75 -337.5 6.25 6.25], 'FaceColor',[0 0 0]);
rectangle('Position',[212.5 -343.75 6.25 6.25], 'FaceColor',[1 1 1]);
rectangle('Position',[218.75 -343.75 6.25 6.25], 'FaceColor',[0 0 0]);
rectangle('Position',[212.5 -350 6.25 6.25], 'FaceColor',[1 1 1]);
rectangle('Position',[218.75 -350 6.25 6.25], 'FaceColor',[0 0 0]);
rectangle('Position',[212.5 -356.25 6.25 6.25], 'FaceColor',[1 1 1]);
rectangle('Position',[218.75 -356.25 6.25 6.25], 'FaceColor',[0 0 0]);
rectangle('Position',[212.5 -362.5 6.25 6.25], 'FaceColor',[1 1 1]);
rectangle('Position',[218.75 -362.5 6.25 6.25], 'FaceColor',[0 0 0]);
rectangle('Position',[212.5 -368.75 6.25 6.25], 'FaceColor',[1 1 1]);
rectangle('Position',[218.75 -368.75 6.25 6.25], 'FaceColor',[0 0 0]);
rectangle('Position',[212.5 -375 6.25 6.25], 'FaceColor',[1 1 1]);
rectangle('Position',[218.75 -375 6.25 6.25], 'FaceColor',[0 0 0]);
rectangle('Position',[212.5 -381.25 6.25 6.25], 'FaceColor',[1 1 1]);
rectangle('Position',[218.75 -381.25 6.25 6.25], 'FaceColor',[0 0 0]);
rectangle('Position',[212.5 -387.5 6.25 6.25], 'FaceColor',[1 1 1]);
rectangle('Position',[218.75 -387.5 6.25 6.25], 'FaceColor',[0 0 0]);
X=[373.333,362.5,337.5,318.75,306.25,275,275,237.5,212.5,193.75,181.25,162.5,137.5,118.75,109.375,103.125,96.875,90.625,81.25,62.5,37.5,18.75,37.5,18.75,37.5,18.75,37.5,18.75,18.75,18.75,18.75,37.5,26.6667];
Y=[-373.333,-362.5,-337.5,-318.75,-318.75,-325,-275,-237.5,-237.5,-218.75,-218.75,-212.5,-187.5,-181.25,-178.125,-178.125,-178.125,-178.125,-181.25,-187.5,-212.5,-231.25,-237.5,-256.25,-262.5,-281.25,-287.5,-306.25,-318.75,-331.25,-343.75,-362.5,-373.333];
hold on;
plot(X,Y,'r');
plot(X,Y,'bo');
legend('1343.2','Location','southoutside');
